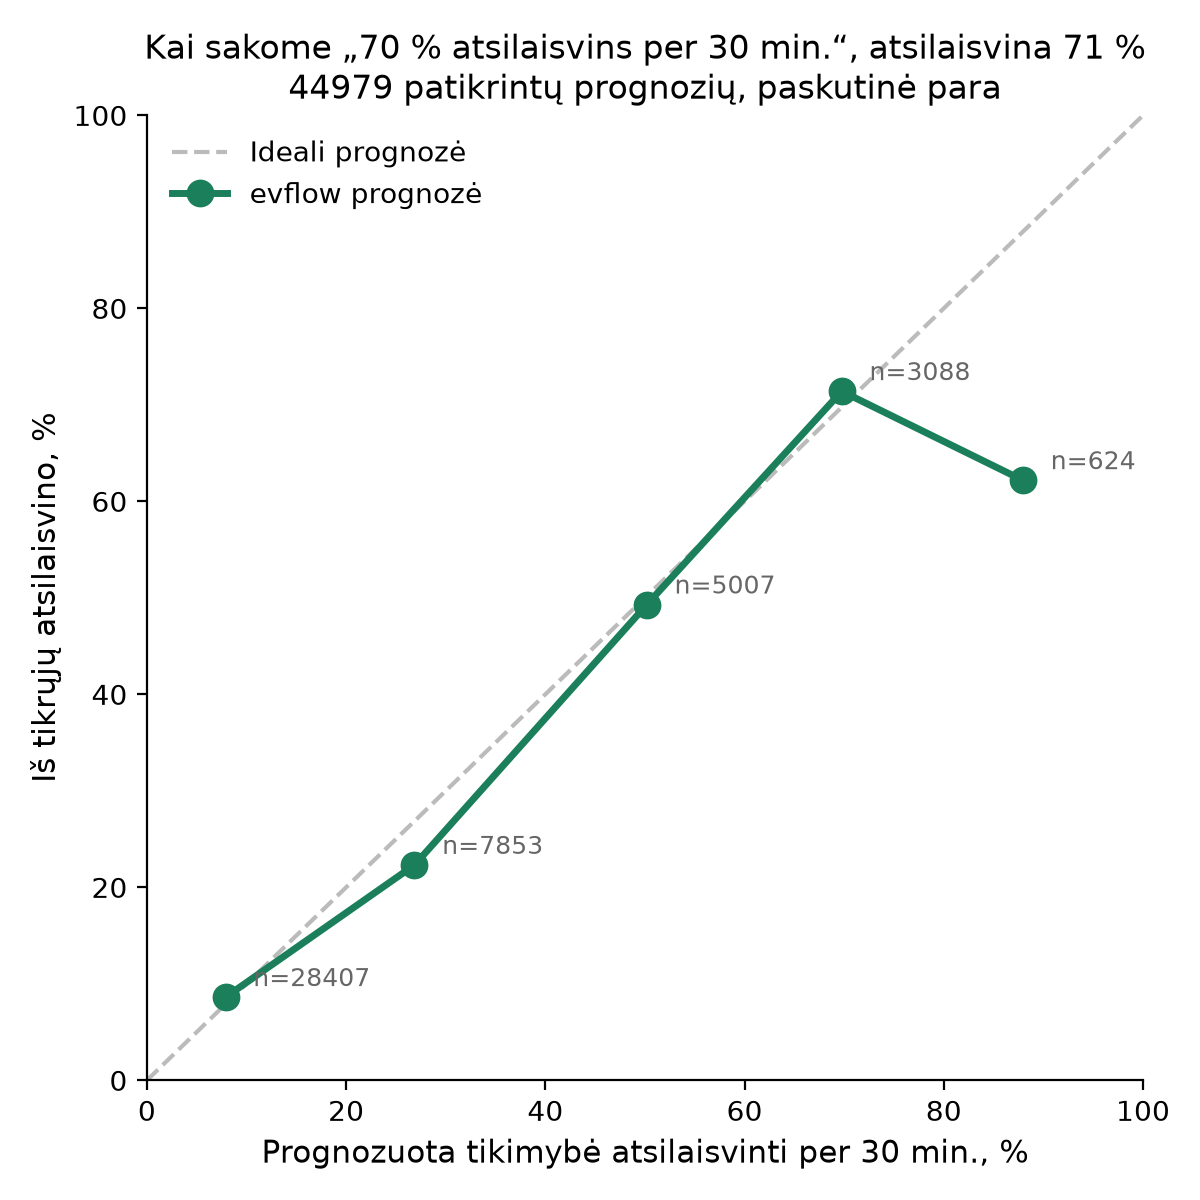

Source code (Python):
"""Backtest the "when will this connector free up" prediction (export_app.EndModel).

    python backtest.py                 # last 24 h held out, prints the report
    python backtest.py --test-hours 36 --plot backtest.png

Walk-forward, no peeking: the model is trained only on sessions that ended before the
cutoff. Then every 15 min of the held-out window we take every connector that was
Užimta (and whose start we saw), ask the model "P(free within 30 min)" exactly like the
app does, and check what really happened. Snapshots whose outcome falls past the end
of the data are skipped.

Baselines:
  * class rate  = share of all past sessions in the same power class that ended within
                  30 min of *starting* (ignores how long the car has already been there);
  * coin        = always 50 %.
Only the standard library is needed; --plot uses matplotlib if it is installed.
"""
import argparse
import statistics
from collections import defaultdict
from datetime import timedelta

from export_app import (LT, EndModel, load_events, load_stations, max_kw,
                        power_class, sessions_and_current)

H = 30            # horizon the app shows in colour (p_free_30min)
STEP_MIN = 15


def busy_intervals(events, stations):
    """All Užimta intervals with a seen start; end=None when still busy at data end."""
    done, cur, since = sessions_and_current(events, stations)
    ivs = [(c, s, e) for c, s, e in done]
    for c, st in cur.items():
        if st == "Užimta" and since[c][1]:
            ivs.append((c, since[c][0], None))
    return ivs


def brier(rows, key):
    return statistics.mean((r[key] - r["y"]) ** 2 for r in rows)


def main():
    ap = argparse.ArgumentParser()
    ap.add_argument("--test-hours", type=float, default=24)
    ap.add_argument("--plot", help="write a calibration chart (PNG) for the slides")
    args = ap.parse_args()

    stations = load_stations()
    events = load_events()
    t_end = events[-1][0]
    cutoff = t_end - timedelta(hours=args.test_hours)
    ivs = [iv for iv in busy_intervals(events, stations) if iv[0] in stations]

    train = [(c, s, e) for c, s, e in ivs if e is not None and e <= cutoff]
    model = EndModel(train, stations)
    class_rate = {}
    for cls, durs in model.by_class.items():
        class_rate[cls] = sum(d <= H for d in durs) / len(durs)

    rows = []
    t = cutoff
    while t + timedelta(minutes=H) <= t_end:
        for c, s, e in ivs:
            if not (s <= t and (e is None or e > t)):
                continue
            cls = power_class(max_kw(stations[c]["power_kw"]))
            elapsed = (t - s).total_seconds() / 60
            p = model.predict(stations[c]["station_id"], cls, elapsed, s.astimezone(LT).hour)
            if p is None:
                continue
            y = 1 if e is not None and e <= t + timedelta(minutes=H) else 0
            remaining = (e - t).total_seconds() / 60 if e is not None else None
            rows.append({"p": p[f"p_free_{H}min"], "base": class_rate.get(cls, 0.5), "y": y,
                         "cls": cls, "pred_rem": p["expected_remaining_min"], "rem": remaining})
        t += timedelta(minutes=STEP_MIN)

    if not rows:
        raise SystemExit("not enough data for a backtest")

    print(f"Treniravimas: {len(train)} sesijų iki {cutoff:%Y-%m-%d %H:%M} UTC")
    print(f"Testas: {args.test_hours:g} val. iki {t_end:%Y-%m-%d %H:%M} UTC, {len(rows)} prognozių "
          f"(kas {STEP_MIN} min. kiekvienai užimtai jungčiai)\n")

    bins = [(0, .2), (.2, .4), (.4, .6), (.6, .8), (.8, 1.01)]
    print(f"Kalibracija: kai sakėme „X % atsilaisvins per {H} min.“, kiek iš tikrųjų atsilaisvino")
    calib = []
    for lo, hi in bins:
        b = [r for r in rows if lo <= r["p"] < hi]
        if b:
            pred, real = statistics.mean(r["p"] for r in b), statistics.mean(r["y"] for r in b)
            calib.append((pred, real, len(b)))
            print(f"  {lo*100:3.0f}–{min(hi, 1)*100:3.0f} %: sakėme vid. {pred*100:4.0f} %, "
                  f"atsilaisvino {real*100:4.0f} %  (n={len(b)})")

    model_b, base_b = brier(rows, "p"), brier(rows, "base")
    coin_b = statistics.mean((0.5 - r["y"]) ** 2 for r in rows)
    print(f"\nBrier (mažiau = geriau): modelis {model_b:.3f}, galios klasės vidurkis {base_b:.3f}, "
          f"50/50 {coin_b:.3f}")
    print(f"  → modelis {100 * (1 - model_b / base_b):.0f} % tikslesnis už paprastą vidurkį")

    confident = [r for r in rows if r["p"] >= 0.7 or r["p"] <= 0.3]
    hits = sum((r["p"] >= 0.7) == bool(r["y"]) for r in confident)
    print(f"\nKai modelis tvirtas (≥70 % arba ≤30 %, {100 * len(confident) / len(rows):.0f} % atvejų): "
          f"pataikė {100 * hits / len(confident):.0f} %")
    all_hits = sum((r["p"] >= 0.5) == bool(r["y"]) for r in rows)
    print(f"Visi atvejai (riba 50 %): pataikė {100 * all_hits / len(rows):.0f} %")

    err = [abs(r["pred_rem"] - r["rem"]) for r in rows if r["rem"] is not None]
    if err:
        print(f"\n„Atsilaisvins per ~N min.“: medianinė paklaida {statistics.median(err):.0f} min. "
              f"(n={len(err)} baigtų sesijų)")

    by_cls = defaultdict(list)
    for r in rows:
        by_cls[r["cls"]].append(r)
    print("\nPagal galios klasę:")
    for cls in sorted(by_cls):
        b = by_cls[cls]
        acc = sum((r["p"] >= 0.5) == bool(r["y"]) for r in b) / len(b)
        print(f"  {cls:7s} n={len(b):5d}  pataikymas {acc*100:3.0f} %  Brier {brier(b, 'p'):.3f} "
              f"(vidurkis {brier(b, 'base'):.3f})")

    if args.plot:
        plot(calib, args.plot, model_b, base_b, len(rows))


def plot(calib, path, model_b, base_b, n):
    import matplotlib
    matplotlib.use("Agg")
    import matplotlib.pyplot as plt

    fig, ax = plt.subplots(figsize=(6, 6), dpi=200)
    ax.plot([0, 100], [0, 100], color="#bbb", lw=1.5, ls="--", label="Ideali prognozė")
    xs = [c[0] * 100 for c in calib]
    ys = [c[1] * 100 for c in calib]
    ax.plot(xs, ys, color="#1a7f5a", lw=2.5, marker="o", ms=9, label="evflow prognozė")
    for x, y, k in calib:
        ax.annotate(f"n={k}", (x * 100, y * 100), textcoords="offset points", xytext=(10, 4),
                    fontsize=9, color="#666")
    ax.set_xlim(0, 100)
    ax.set_ylim(0, 100)
    ax.set_xlabel(f"Prognozuota tikimybė atsilaisvinti per {H} min., %", fontsize=11)
    ax.set_ylabel("Iš tikrųjų atsilaisvino, %", fontsize=11)
    mid = min(calib, key=lambda c: abs(c[0] - 0.7))
    ax.set_title(f"Kai sakome „{mid[0] * 100:.0f} % atsilaisvins per {H} min.“, "
                 f"atsilaisvina {mid[1] * 100:.0f} %\n{n} patikrintų prognozių, paskutinė para",
                 fontsize=12)
    ax.spines[["top", "right"]].set_visible(False)
    ax.legend(frameon=False, loc="upper left")
    fig.tight_layout()
    fig.savefig(path)
    print(f"\n{path} išsaugotas")


if __name__ == "__main__":
    main()
